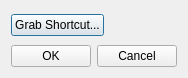
<?xml version="1.0" encoding="UTF-8"?>
<ui version="4.0">
 <class>KeyShortcutDlg</class>
 <widget class="QDialog" name="KeyShortcutDlg">
  <property name="geometry">
   <rect>
    <x>0</x>
    <y>0</y>
    <width>180</width>
    <height>78</height>
   </rect>
  </property>
  <property name="windowTitle">
   <string>Grab Keyboard Shortcut</string>
  </property>
  <layout class="QVBoxLayout" name="verticalLayout">
   <item>
    <layout class="QHBoxLayout" name="horizontalLayout">
     <item>
      <widget class="QPushButton" name="grabButton">
       <property name="text">
        <string>Grab Shortcut...</string>
       </property>
      </widget>
     </item>
     <item>
      <widget class="QLabel" name="keyLabel">
       <property name="text">
        <string/>
       </property>
      </widget>
     </item>
    </layout>
   </item>
   <item>
    <layout class="QHBoxLayout" name="horizontalLayout_2">
     <item>
      <widget class="QPushButton" name="okButton">
       <property name="text">
        <string>OK</string>
       </property>
      </widget>
     </item>
     <item>
      <widget class="QPushButton" name="cancelButton">
       <property name="text">
        <string>Cancel</string>
       </property>
      </widget>
     </item>
    </layout>
   </item>
  </layout>
 </widget>
 <resources/>
 <connections>
  <connection>
   <sender>cancelButton</sender>
   <signal>clicked()</signal>
   <receiver>KeyShortcutDlg</receiver>
   <slot>reject()</slot>
   <hints>
    <hint type="sourcelabel">
     <x>154</x>
     <y>81</y>
    </hint>
    <hint type="destinationlabel">
     <x>154</x>
     <y>95</y>
    </hint>
   </hints>
  </connection>
  <connection>
   <sender>okButton</sender>
   <signal>clicked()</signal>
   <receiver>KeyShortcutDlg</receiver>
   <slot>accept()</slot>
   <hints>
    <hint type="sourcelabel">
     <x>96</x>
     <y>84</y>
    </hint>
    <hint type="destinationlabel">
     <x>96</x>
     <y>93</y>
    </hint>
   </hints>
  </connection>
 </connections>
</ui>
